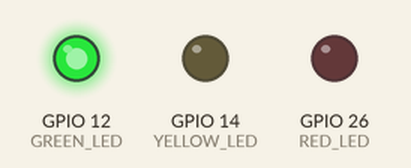
Simulated run of this sketch. Board: ESP32. Parts: output pins drawn as LEDs (lit = HIGH).

Above: at 10.0 s.
At 21.5 s:
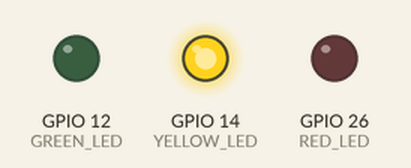
At 43.0 s:
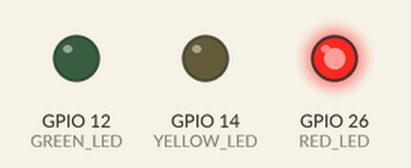
Timing chart, 0 to 81.9 s (numbered marks = the images above):
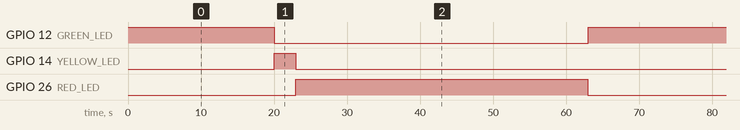

The sketch:

main.ino
```cpp
const int GREEN_LED = 12;
const int YELLOW_LED = 14;
const int RED_LED = 26;

// GREEN: 20 s = 20.000 ms
// YELLOW: 3 s = 3.000 ms
// RED: 40 s = 40.000 ms

void setup() {
  Serial.begin(115200);
  pinMode(GREEN_LED, OUTPUT);
  pinMode(YELLOW_LED, OUTPUT);
  pinMode(RED_LED, OUTPUT);
}

void loop() {
  awaitAndProgress(GREEN_LED, 20000);
  awaitAndProgress(YELLOW_LED, 3000);
  awaitAndProgress(RED_LED, 40000);
}

void awaitAndProgress(int sign, int time){
  digitalWrite(sign, HIGH);
  delay(time);
  digitalWrite(sign, LOW);
}
```

Measured:
- by itself, GPIO 12 (GREEN_LED): alternates HIGH for 20.0 s and LOW for 43.0 s
- by itself, GPIO 14 (YELLOW_LED): alternates HIGH for 3.0 s and LOW for 60.0 s
- by itself, GPIO 26 (RED_LED): alternates HIGH for 40.0 s and LOW for 23.0 s
